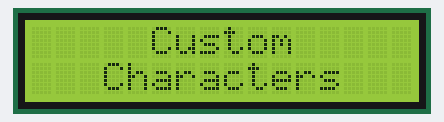
A sketch run on a simulated Arduino Uno, built with avr-gcc and run on an emulated ATmega328P. On the bench: 16×2 character LCD.

Above: at 0.1 s.
At 2.9 s:
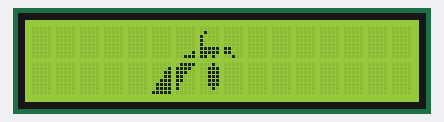
At 6.69 s:
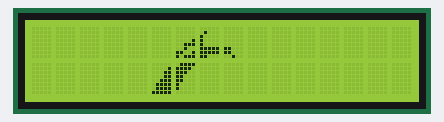
At 11.64 s:
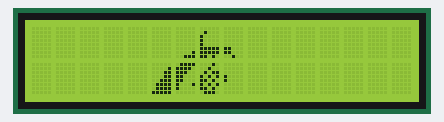
At 20.0 s:
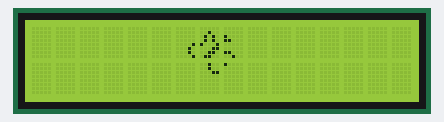
At 36.6 s:
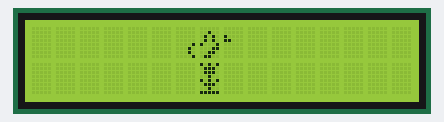

The sketch:

code_check3-ex.ino
```cpp
#include <LiquidCrystal.h>
LiquidCrystal lcd(8, 9, 10, 11, 12, 13); // RS, E, D4, D5, D6, D7
void setup()
{
    lcd.begin(16, 2);

 lcd.setCursor(5,0);
 lcd.print("Custom");
 lcd.setCursor(3,1);
 lcd.print("Characters");
 delay(2000);
 lcd.clear();
}
void loop()
{
    image00();
    delay(250);
    image01();
    delay(250);
    image02();
    delay(250);
    image03();
    delay(700);
    image04();
    delay(250);
    image05();
    delay(250);
    image06();
    delay(700);
    image07();
    delay(1250);
}

void image00()
{
    lcd.clear();

    byte image22[8] = {B00110, B01101, B11011, B10011, B00111, B01111, B01111, B11111};
    byte image23[8] = {B01111, B11110, B11100, B11000, B11000, B10000, B10000, B00000};
    byte image07[8] = {B00000, B00000, B00000, B00000, B00000, B00000, B00001, B00111};
    byte image08[8] = {B00000, B01000, B10000, B10000, B10000, B11111, B11111, B11000};
    byte image09[8] = {B00000, B00000, B00000, B00000, B00000, B11000, B11000, B00100};

    lcd.createChar(0, image22);
    lcd.createChar(1, image23);
    lcd.createChar(2, image07);
    lcd.createChar(3, image08);
    lcd.createChar(4, image09);

    lcd.setCursor(5, 1);
    lcd.write(byte(0));
    lcd.setCursor(6, 1);
    lcd.write(byte(1));
    lcd.setCursor(6, 0);
    lcd.write(byte(2));
    lcd.setCursor(7, 0);
    lcd.write(byte(3));
    lcd.setCursor(8, 0);
    lcd.write(byte(4));
}

void image01()
{
    lcd.clear();

    byte image22[8] = {B00110, B00101, B00011, B00011, B00111, B01111, B01111, B11111};
    byte image23[8] = {B01111, B11110, B11100, B11000, B11000, B10000, B10000, B00000};
    byte image07[8] = {B00000, B00000, B00000, B00000, B00000, B00000, B11001, B10111};
    byte image08[8] = {B00000, B01000, B10000, B10000, B10000, B11111, B11111, B11000};
    byte image09[8] = {B00000, B00000, B00000, B00000, B00000, B11000, B11000, B00100};
    byte image06[8] = {B00000, B00000, B00000, B00000, B00000, B00000, B00000, B00011};

    lcd.createChar(0, image22);
    lcd.createChar(1, image23);
    lcd.createChar(2, image07);
    lcd.createChar(3, image08);
    lcd.createChar(4, image09);
    lcd.createChar(5, image06);

    lcd.setCursor(5, 1);
    lcd.write(byte(0));
    lcd.setCursor(6, 1);
    lcd.write(byte(1));
    lcd.setCursor(6, 0);
    lcd.write(byte(2));
    lcd.setCursor(7, 0);
    lcd.write(byte(3));
    lcd.setCursor(8, 0);
    lcd.write(byte(4));
    lcd.setCursor(5, 0);
    lcd.write(byte(5));
}

void image02()
{
    lcd.clear();

    byte image22[8] = {B00000, B00001, B00011, B00011, B00111, B01111, B01111, B11111};
    byte image23[8] = {B01111, B11110, B11100, B11000, B11000, B10000, B10000, B00000};
    byte image07[8] = {B00000, B00000, B00000, B00001, B00111, B00100, B11001, B10111};
    byte image08[8] = {B00000, B01000, B10000, B10000, B10000, B11111, B11111, B11000};
    byte image09[8] = {B00000, B00000, B00000, B00000, B00000, B11000, B11000, B00100};

    lcd.createChar(0, image22);
    lcd.createChar(1, image23);
    lcd.createChar(2, image07);
    lcd.createChar(3, image08);
    lcd.createChar(4, image09);

    lcd.setCursor(5, 1);
    lcd.write(byte(0));
    lcd.setCursor(6, 1);
    lcd.write(byte(1));
    lcd.setCursor(6, 0);
    lcd.write(byte(2));
    lcd.setCursor(7, 0);
    lcd.write(byte(3));
    lcd.setCursor(8, 0);
    lcd.write(byte(4));
}

void image03()
{
    lcd.clear();

    byte image22[8] = {B00000, B00001, B00011, B00011, B00111, B01111, B01111, B11111};
    byte image23[8] = {B01111, B11110, B11100, B11000, B11000, B10000, B10000, B00000};
    byte image07[8] = {B00000, B00000, B00000, B00000, B00000, B00000, B00001, B00111};
    byte image08[8] = {B00000, B01000, B10000, B10000, B10000, B11111, B11111, B11010};
    byte image09[8] = {B00000, B00000, B00000, B00000, B00000, B11000, B11000, B00100};
    byte image24[8] = {B00010, B00111, B00111, B00111, B00111, B00111, B00010, B00000};

    lcd.createChar(0, image22);
    lcd.createChar(1, image23);
    lcd.createChar(2, image07);
    lcd.createChar(3, image08);
    lcd.createChar(4, image09);
    lcd.createChar(5, image24);

    lcd.setCursor(5, 1);
    lcd.write(byte(0));
    lcd.setCursor(6, 1);
    lcd.write(byte(1));
    lcd.setCursor(6, 0);
    lcd.write(byte(2));
    lcd.setCursor(7, 0);
    lcd.write(byte(3));
    lcd.setCursor(8, 0);
    lcd.write(byte(4));
    lcd.setCursor(7, 1);
    lcd.write(byte(5));
}

void image04()
{
    lcd.clear();

    byte image22[8] = {B00000, B00001, B00011, B00011, B00111, B01111, B01111, B11111};
    byte image23[8] = {B01111, B11110, B11100, B11000, B11000, B10001, B10000, B00000};
    byte image07[8] = {B00000, B00000, B00000, B00000, B00000, B00000, B00001, B00111};
    byte image08[8] = {B00000, B01000, B10000, B10000, B10000, B11111, B11111, B11010};
    byte image09[8] = {B00000, B00000, B00000, B00000, B00000, B11000, B11000, B00100};
    byte image24[8] = {B00010, B00100, B01011, B10101, B11010, B10101, B11010, B01110};
    byte image25[8] = {B00000, B00000, B00000, B10000, B10000, B00000, B00000, B00000};

    lcd.createChar(0, image22);
    lcd.createChar(1, image23);
    lcd.createChar(2, image07);
    lcd.createChar(3, image08);
    lcd.createChar(4, image09);
    lcd.createChar(5, image24);
    lcd.createChar(6, image25);

    lcd.setCursor(5, 1);
    lcd.write(byte(0));
    lcd.setCursor(6, 1);
    lcd.write(byte(1));
    lcd.setCursor(6, 0);
    lcd.write(byte(2));
    lcd.setCursor(7, 0);
    lcd.write(byte(3));
    lcd.setCursor(8, 0);
    lcd.write(byte(4));
    lcd.setCursor(7, 1);
    lcd.write(byte(5));
    lcd.setCursor(8, 1);
    lcd.write(byte(6));
}

void image05()
{
    lcd.clear();

    byte image24[8] = {B01010, B10100, B01011, B10101, B11010, B10101, B11010, B01110};
    byte image25[8] = {B00000, B00000, B00000, B10000, B10000, B00000, B00000, B00000};
    byte image23[8] = {B01101, B01010, B01101, B00111, B00000, B00000, B00000, B00000};
    byte image07[8] = {B00000, B00000, B00000, B00000, B00000, B00000, B00001, B00011};
    byte image08[8] = {B00000, B00000, B00000, B00000, B00000, B00000, B00000, B10000};

    lcd.createChar(0, image24);
    lcd.createChar(1, image25);
    lcd.createChar(2, image23);
    lcd.createChar(3, image07);
    lcd.createChar(4, image08);

    lcd.setCursor(7, 1);
    lcd.write(byte(0));
    lcd.setCursor(8, 1);
    lcd.write(byte(1));
    lcd.setCursor(6, 1);
    lcd.write(byte(2));
    lcd.setCursor(6, 0);
    lcd.write(byte(3));
    lcd.setCursor(7, 0);
    lcd.write(byte(4));
}

void image06()
{
    lcd.clear();

    byte image08[8] = {B00000, B00100, B01010, B01010, B10001, B00011, B00110, B01100};
    byte image07[8] = {B00000, B00000, B00000, B00000, B00001, B00010, B00010, B00001};
    byte image09[8] = {B00000, B00000, B10000, B11000, B00000, B00000, B11000, B00100};
    byte image24[8] = {B00100, B00100, B00011, B00000, B00000, B00000, B00000, B00000};
    byte image25[8] = {B10000, B00000, B00000, B00000, B00000, B00000, B00000, B00000};

    lcd.createChar(0, image08);
    lcd.createChar(1, image07);
    lcd.createChar(2, image09);
    lcd.createChar(3, image24);
    lcd.createChar(4, image25);

    lcd.setCursor(7, 0);
    lcd.write(byte(0));
    lcd.setCursor(6, 0);
    lcd.write(byte(1));
    lcd.setCursor(8, 0);
    lcd.write(byte(2));
    lcd.setCursor(7, 1);
    lcd.write(byte(3));
    lcd.setCursor(8, 1);
    lcd.write(byte(4));
}

void image07()
{
    lcd.clear();

    byte image24[8] = {B10101, B01110, B01110, B00100, B10101, B01110, B00100, B11111};
    byte image08[8] = {B00000, B00100, B01010, B01010, B10001, B00011, B00110, B01100};
    byte image07[8] = {B00000, B00000, B00000, B00000, B00001, B00010, B00010, B00001};
    byte image09[8] = {B00000, B00000, B10000, B11000, B00000, B00000, B00000, B00000};

    lcd.createChar(0, image24);
    lcd.createChar(1, image08);
    lcd.createChar(2, image07);
    lcd.createChar(3, image09);

    lcd.setCursor(7, 1);
    lcd.write(byte(0));
    lcd.setCursor(7, 0);
    lcd.write(byte(1));
    lcd.setCursor(6, 0);
    lcd.write(byte(2));
    lcd.setCursor(8, 0);
    lcd.write(byte(3));
}
```

Measured:
- what the display in image 1 shows lasts 0.7 s, from 2.9 s to 3.6 s
- what the display in image 5 shows lasts 1.2 s, from 36.6 s to 37.8 s
